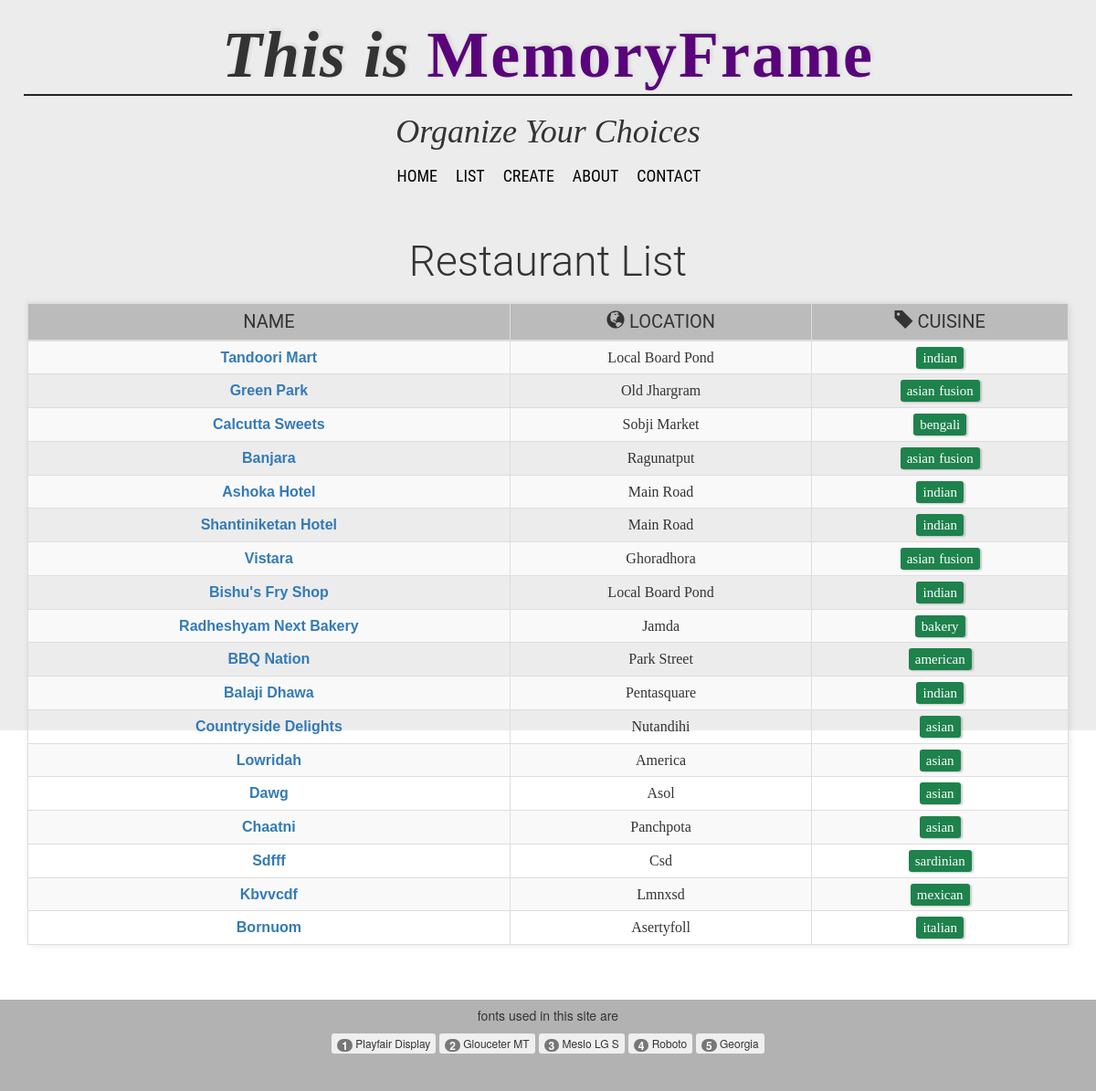
Before: /restaurants/list/ with the older database file.
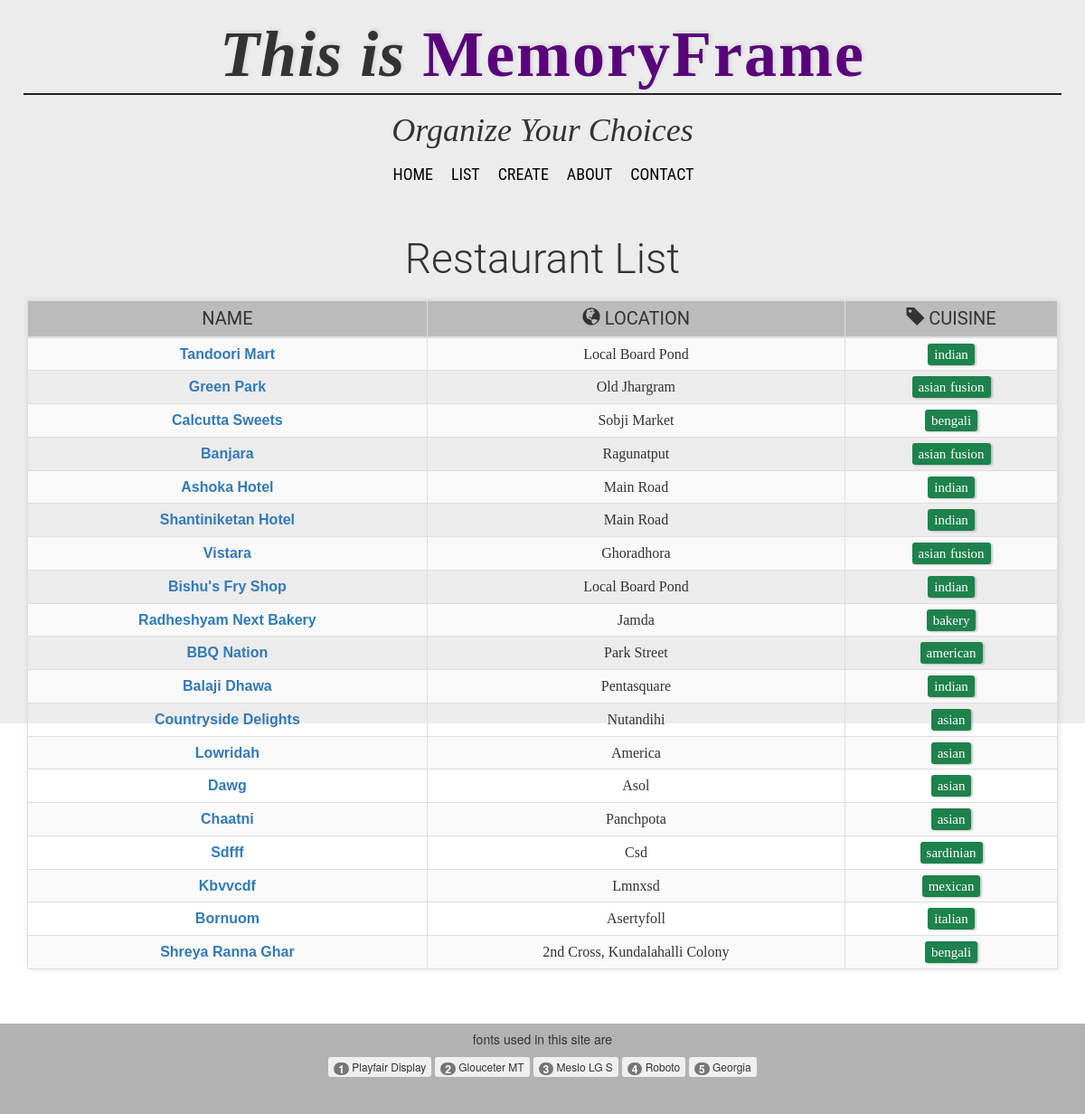
After: the same page with the newer database file.
### restaurants/models.py (models this page shows, shortened)
class RestaurantLocation(models.Model):
    owner       =models.ForeignKey(User)
    name        =models.CharField(max_length=120,blank=False)
    location    =models.CharField(max_length=120, null=True, blank=True)
    category    =models.CharField(max_length=120, null=True, blank=True, validators=[validate_category])
    timestamp   =models.DateTimeField(auto_now_add=True)
    updated     =models.DateTimeField(auto_now=True)
    slug        =models.SlugField(blank=True, null=True)
    def __str__(self):
        return self.name
    def get_absolute_url(self):
        return reverse('restaurants:detail', kwargs={'slug':self.slug})

### restaurants/views.py (the view)
# urls.py: url(r'^list/(?P<slug>[\w\s-]+)/$', views.RestaurantListView.as_view(), name='cuisine'),
class RestaurantListView(ListView):
    def get_queryset(self):
        slug=self.kwargs.get("slug")
        if slug:
            queryset = RestaurantLocation.objects.filter(
            Q(category__iexact=slug) |
            Q(category__icontains=slug)
            )
        else:
            queryset = RestaurantLocation.objects.all()
        return queryset

### restaurants/templates/restaurants/restaurantLocation_list.html (shortened to what this page needs)
{%extends "base.html"%}
{%block content%}
<h2>Restaurant List</h2>
<table class="table table-striped table-bordered table-condensed">
  <thead>
    <tr>
      <th>Name</th>
      <th><span class="glyphicon glyphicon-globe"></span> Location</th>
      <th><span class="glyphicon glyphicon-tag"></span> Cuisine</th>
    </tr>
  </thead>
  <tbody>
    {%  for obj in object_list %}
      <tr>
        <td><a href='{{ obj.get_absolute_url}}'><b>{{obj}}</b></a></td>
        <td>{{obj.location}}</td>
        <td><a href="{% url 'restaurants:cuisine' slug=obj.category %}">{{obj.category}}</a></td>
      </tr>
    {%endfor%}
  </tbody>
</table>
{%endblock content%}

### templates/base.html (shortened to what this page needs)
<!DOCTYPE html>
<html lang="en">
  <head>
    {% include 'snippets/css.html'%}
  </head>
  <body>
    <div class="alert">
    <h1><i>  This is </i><a href='{% url "home"%}'>MemoryFrame</a></h1>
        <h3>Organize your Choices</h3>
      {% include 'snippets/nav.html'%}
    </div>
    <div class="container">
      {%block content%} {%endblock content%}
    </div>
    <footer>
      <h5>fonts used in this site are</h5>
          <button type="button" class="btn btn-xs"><span class="badge">1</span> Playfair Display</button>
          <button type="button" class="btn btn-xs"><span class="badge">2</span> Glouceter MT</button>
          <button type="button" class="btn btn-xs"><span class="badge">3</span> Meslo LG S</button>
          <button type="button" class="btn btn-xs"><span class="badge">4</span> Roboto</button>
          <button type="button" class="btn btn-xs"><span class="badge">5</span> Georgia</button>
    </footer>
  </body>
</html>

### templates/snippets/css.html (shortened to what this page needs)
<link rel="stylesheet" href="https://maxcdn.bootstrapcdn.com/bootstrap/3.3.7/css/bootstrap.min.css">
{% load static%}

### templates/snippets/nav.html
<div class="container">
  <nav>
    <a href='{% url "home"%}'>Home</a>
    <a href='{% url "restaurants:list"%}'>List</a>
    <a href='{% url "restaurants:create"%}'>Create</a>
    <a href='{% url "about"%}'>About</a>
    <a href='{% url "contact"%}'>Contact</a>
  </nav>
</div>

Changed rows visible on the page:
added RestaurantLocation: name "Shreya Ranna Ghar", location "2nd Cross, Kundalahalli Colony", category "bengali"
